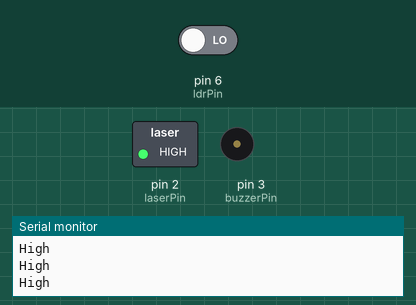
This sketch was run on a simulated Arduino Uno, built with avr-gcc and run on an emulated ATmega328P. On the bench: switched loads named in the sketch (green lamp = pin HIGH), buzzer (waves = sounding, pin HIGH), the last lines printed to the serial monitor. Inputs (shaded band) come from the test bench; at power-on: pin 6 (ldrPin) LOW.

Above: at 1.8 s.
1.9 s: pin 6 (ldrPin) driven HIGH
At 2.3 s:
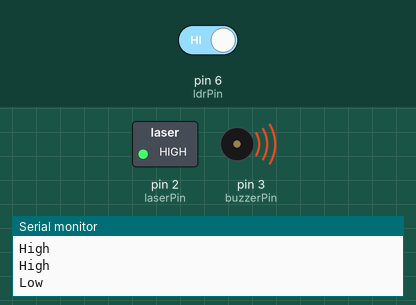
3.5 s: pin 6 (ldrPin) driven LOW
At 4.6 s:
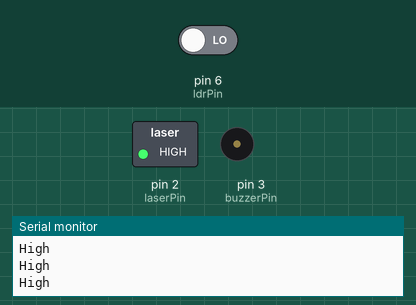
Timing chart, 0 to 6.5 s (numbered marks = the images above; inputs shaded):
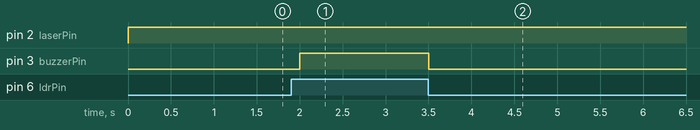

The sketch:

LaserDiodeExplore9.ino
```cpp
const int ldrPin = 6;
#define laserPin 2
#define buzzerPin 3
int ldrValue = 0; // Variable to store the LDR sensor reading

void setup() {
  pinMode(laserPin, OUTPUT);
  pinMode(ldrPin, INPUT);
  pinMode(buzzerPin, OUTPUT);
  Serial.begin(9600); // Initialize serial communication
  while (!Serial); // Wait until serial port is ready
}

void loop() {
  ldrValue = digitalRead(ldrPin); // Read LDR sensor value
  activateLaser(); // Call function to activate laser
  checkSensor(); // Call function to check sensor
}

void activateLaser() {
  digitalWrite(laserPin, HIGH); // Turn on the laser
}

void checkSensor() {

  // Turn on the buzzer if LDR value is low, else turn it off
  digitalWrite(buzzerPin, (ldrValue == HIGH) ? HIGH : LOW); // ternary operator (condition) ? true_value : false_value

  // Print "High" if LDR value is low, else print "Low" to serial monitor
  Serial.println((ldrValue == LOW) ? "High" : "Low");

  delay(500); // Adjust the delay as needed for stability

}
```

Measured:
- after the input at 1.9 s, pin 3 (buzzerPin): LOW → HIGH after 0.10 s
- after the input at 3.5 s, pin 3 (buzzerPin): HIGH → LOW at once
